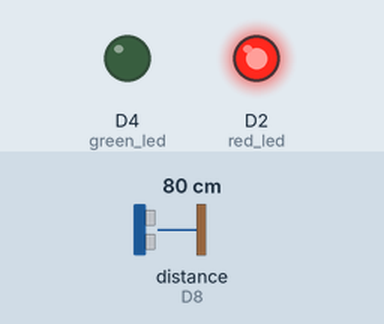
This sketch was run on a simulated ESP8266 (NodeMCU). Parts: output pins drawn as LEDs (lit = HIGH). Wiring (inferred from the names in the program): ultrasonic range finder: trigger GPIO 3; echo D8. The inputs (shaded band) are chosen by the test bench; at power-on: distance to the obstacle (sensor on D8) 80 cm. The echo pulse lasts 58.3 µs per cm; pins used as bus, display or sensor lines are not drawn; what the sketch prints to the serial monitor is not drawn.

Above: at 1.2 s.
1.3 s: distance to the obstacle (sensor on D8) set to 7 cm
2.8 s: distance to the obstacle (sensor on D8) set to 4 cm
At 3.8 s:
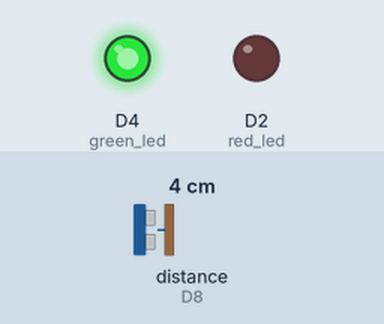
4.5 s: distance to the obstacle (sensor on D8) set to 9 cm
At 5.0 s:
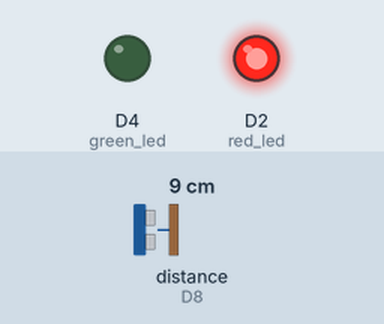
6.0 s: distance to the obstacle (sensor on D8) set to 2 cm
At 6.4 s:
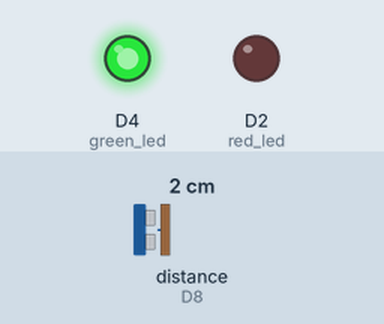
Timing chart, 0 to 8.5 s (numbered marks = the images above; inputs shaded):
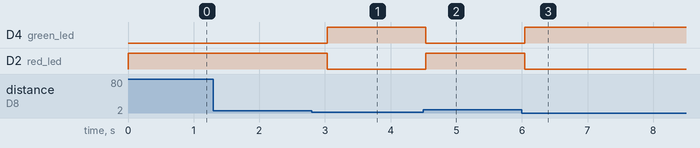

Measured:
- the behaviour switches between 6 and 5 cm on distance to the obstacle (sensor on D8) (found by bisection; images 0 and 1)
- after the input at 1.3 s, every drawn part: stays the same
- after the input at 2.8 s, D4 (green_led): LOW → HIGH after 0.23 s; D2 (red_led): HIGH → LOW after 0.23 s
- after the input at 4.5 s, D4 (green_led): HIGH → LOW at once; D2 (red_led): LOW → HIGH at once
- after the input at 6.0 s, D4 (green_led): LOW → HIGH at once; D2 (red_led): HIGH → LOW at once

The sketch:

day03_ultrasonic_LED.ino
```cpp
int trigPin = D9;
int echoPin = D8;

int red_led = D2;
int green_led = D4;


long duration;
int distance;
int cnt = 1;

void setup() {
  Serial.begin(115200); // ET보드의 시리얼 통신 속도
  pinMode(trigPin, OUTPUT); // 초음파 출력 트리거
  pinMode(echoPin, INPUT); // 초음파 입력

  pinMode(red_led, OUTPUT);
  pinMode(green_led, OUTPUT);
}

void loop() {

  // 데이터 시트에 있는 규격대로 조작
  digitalWrite(trigPin, HIGH);
  delayMicroseconds(10); // 10us
  digitalWrite(trigPin, LOW);
  // Sonic wave 8 times

  duration = pulseIn(echoPin, HIGH);  // Receive sonic wave
  //distance = duration * 0.017;
  distance = duration * 17/1000; // Convert to cm

  if(distance <= 4){

    Serial.print("Distance : ");
    Serial.print(distance);
    Serial.print("cm,  물건이 통과했습니다. 총");
    Serial.print(cnt);
    Serial.println("개입니다.");
    cnt = cnt + 1;
    digitalWrite(red_led, LOW);
    digitalWrite(green_led,HIGH);
    delay(500);
  }else{
    Serial.print("Distance : ");
    Serial.print(distance);
    Serial.println("cm");
    digitalWrite(green_led, LOW);
    digitalWrite(red_led, HIGH);
    delay(300);
  }


}
```
